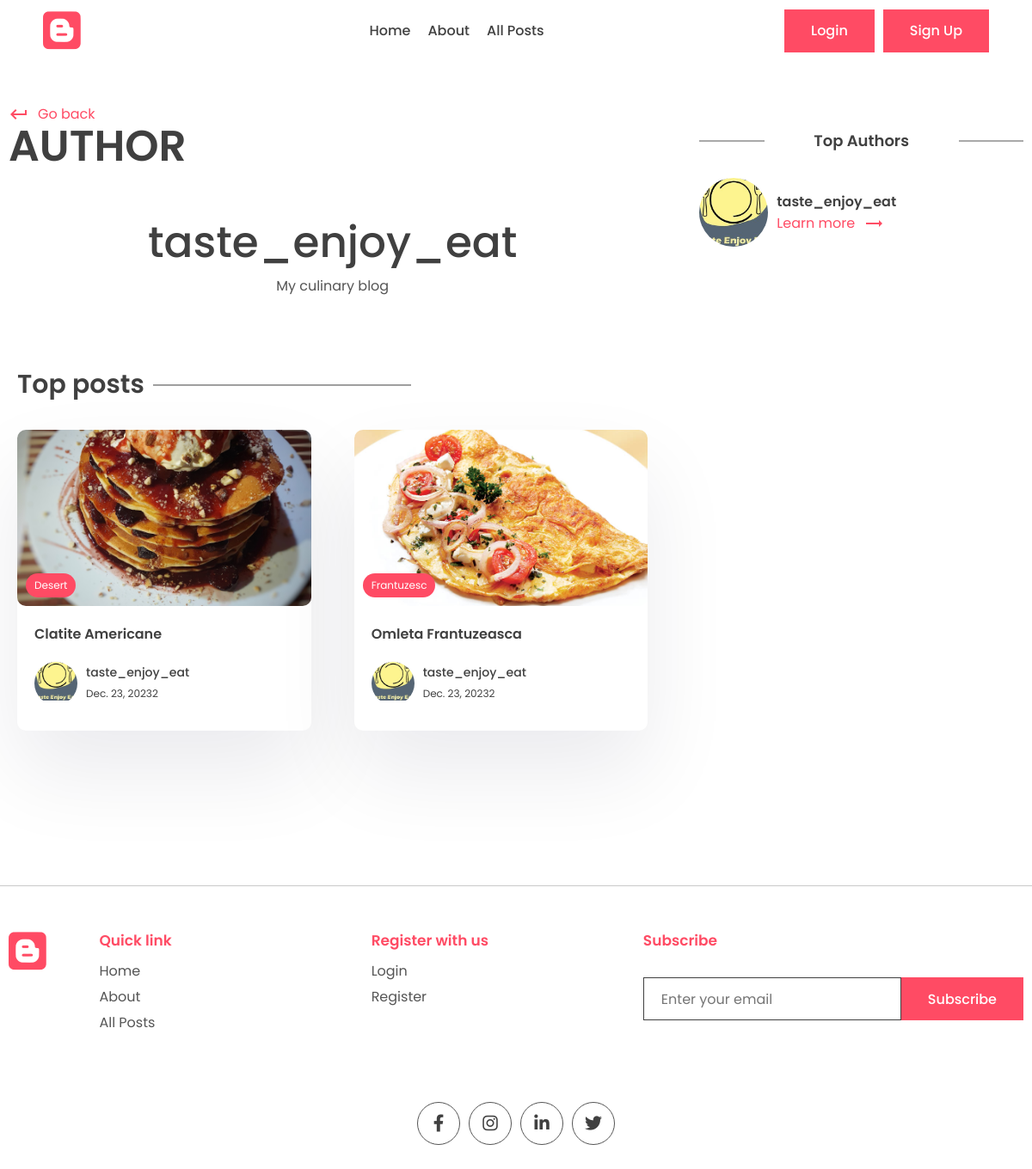
/author/taste_enjoy_eat, run on the app's committed database.
### app/models.py (models this page shows, shortened)
class Profile(models.Model):
    user = models.OneToOneField(User, on_delete=models.CASCADE)
    profile_image = models.ImageField(null=True, blank=True, upload_to="images/")
    slug = models.SlugField(max_length=200, unique=True)
    bio = models.TextField(null=True, blank=True)

class Post(models.Model):
    title = models.CharField(max_length=200)
    content = models.TextField()
    last_updated = models.DateTimeField(auto_now=True)
    slug = models.SlugField(max_length=200, unique=True)
    image = models.ImageField(null=True, blank=True, upload_to="images/")
    tags = models.ManyToManyField(Tag, blank=True, related_name='post')
    view_count = models.IntegerField(null=True, blank=True)
    is_featured = models.BooleanField(default=False)    # to show recommended posts
    author = models.ForeignKey(User, on_delete=models.CASCADE, null=True, blank=True)
    bookmark = models.ManyToManyField(User, related_name='bookmarks', default=None, blank=True)
    likes = models.ManyToManyField(User, related_name='post_like', default=None, blank=True)

class Tag(models.Model):
    name = models.CharField(max_length=100)
    description = models.CharField(max_length=100)
    slug = models.SlugField(max_length=200, unique=True)

### app/views.py (the view)
# urls.py: path('author/<slug:slug>', views.author_page, name='author_page'),
def author_page(request, slug):
    profile = Profile.objects.get(slug=slug)
    top_posts = Post.objects.filter(author=profile.user).order_by('-view_count')[0:2]
    recent_posts = Post.objects.filter(author=profile.user).order_by('-last_updated')[0:2]
    top_authors = User.objects.annotate(number=Count('post')).order_by('number')
    context = {
        'profile': profile,
        'top_posts': top_posts,
        'recent_posts': recent_posts,
        'top_authors': top_authors
    }
    return render(request, 'app/author.html', context)

### app/templates/app/author.html (shortened to what this page needs)
{% extends 'base.html' %}
{%  block content %}
      <div class="container">
        <div class="layout">
          <div class="left">
            <div class="page-top">
              <div class="top flex">
                <div class="page-name">
                  <a href="#" class="learn">
                    <span class="material-icons"> keyboard_return </span> Go
                    back
                  </a>
                  <h1>Author</h1>
                </div>
              </div>
            </div>
            <center>
              <div class="typo">
                <h1 class="title">{{ profile.user.first_name }}</h1>
                <p>
                  {{ profile.bio }}
                </p>
              </div>
            </center>
            <section class="sp">
              <div class="container">
                <h1 class="sec-title">Top posts</h1>
                <div class="grid-2 blog">
                    {% for post in top_posts %}
                  <a href="{% url 'post_page' post.slug %}">
                    <div class="card">
                      <div class="post-img">
                        <img src="{{ post.image.url }}" alt="" />
                        <div class="tag">{{ post.tags.all.0.name }}</div>
                      </div>
                      <div class="card-content">
                        <h3>
                          {{ post.title }}
                        </h3>
                        <div class="author">
                          <div class="profile-pic">
                            <img src="{{ post.author.profile.profile_image.url }}" alt="" />
                          </div>
                          <div class="details">
                            <p>{{ post.author.first_name }}</p>
                            <small>{{ post.last_updated|date }}2</small>
                          </div>
                        </div>
                      </div>
                    </div>
                  </a>
                        {% empty %}
                        <p>No top posts</p>
                    {% endfor %}
                </div>
              </div>
            </section>
          </div>
          <div class="right">
            <div class="block">
              <h2 class="title2">Top Authors</h2>
                {% for author in top_authors %}
              <div class="recent-post other-author">
                <div class="rounded-img">
                  <img src="{{ author.profile.profile_image.url }}" alt="" />
                </div>
                <div class="recent-content">
                  <h3>
                    {{ author.first_name }}
                  </h3>
                  <a class="learn" href="{% url 'author_page' author.profile.slug %}">Learn more
                    <span class="material-icons"> trending_flat </span></a
                  >
                </div>
              </div>
                {% endfor %}
            </div>
            </div>
        </div>
      </div>
{% endblock content %}

### app/static/app/style.css (style rules this page uses)
* { margin: 0; padding: 0; box-sizing: border-box; text-decoration: none; border: none; outline: none; list-style: none; font-family: "Poppins", sans-serif; color: var(--black); }
:root { --red: #ff4b64; --black: #404040; --des: #555555; --shadow: #ffffff1a 0px 1px 1px 0px inset, #32325d40 0px 50px 100px -20px, #0000004d 0px 30px 60px -30px; --shadow2: rgba(17, 12, 46, 0.084) 0px 48px 100px 0px; }
html { font-size: 62.5%; }
[class*="grid"] { display: grid; }
img { width: 100%; }
.container { max-width: 1220px; margin: auto; padding: 0 10px; }
p, a { font-size: 1.6rem; color: var(--des); }
.typo { width: 50%; margin-top: 5rem; }
.title { font-size: 5rem; font-weight: 500; }
.sp { padding: 8rem 0; }
.grid-2 { grid-template-columns: 1.3fr 1fr; align-items: center; }
.post-img { height: 40rem; width: 100%; overflow: hidden; border-radius: 1rem; }
.post-img img { height: 100%; object-fit: cover; object-position: center; }
.learn { display: flex; align-items: center; gap: 1rem; color: var(--red); margin-top: 2rem; }
.learn span { color: #ff4b64; }
.sec-title { font-size: 3rem; font-weight: 600; position: relative; width: fit-content; margin-bottom: 3rem; }
.sec-title::after { content: ""; position: absolute; right: -31rem; height: 1px; width: 30rem; background: var(--black); top: 50%; transform: translateY(-50%); }
.card { background: white; box-shadow: var(--shadow2); border-radius: 1rem; cursor: pointer; transition: 0.3s; }
.post-img { position: relative; }
.tag { position: absolute; bottom: 1rem; left: 1rem; background: var(--red); color: white; border-radius: 5rem; padding: 0.5rem 1rem; font-size: 1.2rem; }
.card-content { padding: 2rem; padding-bottom: 3rem; }
.card h3 { font-size: 1.6rem; font-weight: 600; }
.card .post-img { width: 100%; height: unset; aspect-ratio: 1/0.6; }
.author { display: flex; align-items: center; gap: 1rem; margin-top: 2rem; }
.profile-pic { width: 5rem; aspect-ratio: 1/1; border-radius: 50%; overflow: hidden; }
.author p { color: var(--black); font-weight: 500; font-size: 1.4rem; }
.author small { color: var(--black); font-size: 1.2rem; }
.layout { display: flex; gap: 5rem; }
.left { width: 100%; height: 100%; }
.right { position: sticky; top: 70px; height: 100%; width: 50%; }
.page-name h1 { font-size: 5rem; text-transform: uppercase; font-weight: 600; line-height: 5rem; }
.flex { display: flex; align-items: flex-end; justify-content: space-between; }
.left .typo { width: 100%; }
.blog { grid-template-columns: 1fr 1fr; gap: 5rem; }
.title2 { position: relative; font-size: 1.8rem; text-align: center; font-weight: 600; margin-bottom: 3rem; }
.title2::before { content: ""; position: absolute; height: 1px; width: 20%; background: var(--des); left: 0; top: 50%; transform: translateY(-50%); }
.title2::after { content: ""; position: absolute; height: 1px; width: 20%; background: var(--des); right: 0; top: 50%; transform: translateY(-50%); }
.block { margin-top: 5rem; }
.rounded-img { width: 8rem; aspect-ratio: 1/1; overflow: hidden; border-radius: 50%; }
.rounded-img img { width: 100%; height: 100%; object-fit: cover; object-position: center; }
.recent-post { display: grid; align-items: center; gap: 1rem; margin-top: 3rem; grid-template-columns: auto 1fr; }
.recent-post .learn { margin-top: 0rem; }
.recent-post h3 { font-size: 1.6rem; font-weight: 600; }

### data on the page
Profile: user.first_name "taste_enjoy_eat", bio "My culinary blog"
Post: image (picture), tags.all.0.name "Desert", title "Clatite Americane", author.profile.profile_image (picture), author.first_name "taste_enjoy_eat", last_updated "Dec. 23, 2023"
Post: image (picture), tags.all.0.name "Frantuzesc", title "Omleta Frantuzeasca", author.profile.profile_image (picture), author.first_name "taste_enjoy_eat", last_updated "Dec. 23, 2023"

### other printed values
{{ author.first_name }} "taste_enjoy_eat"
